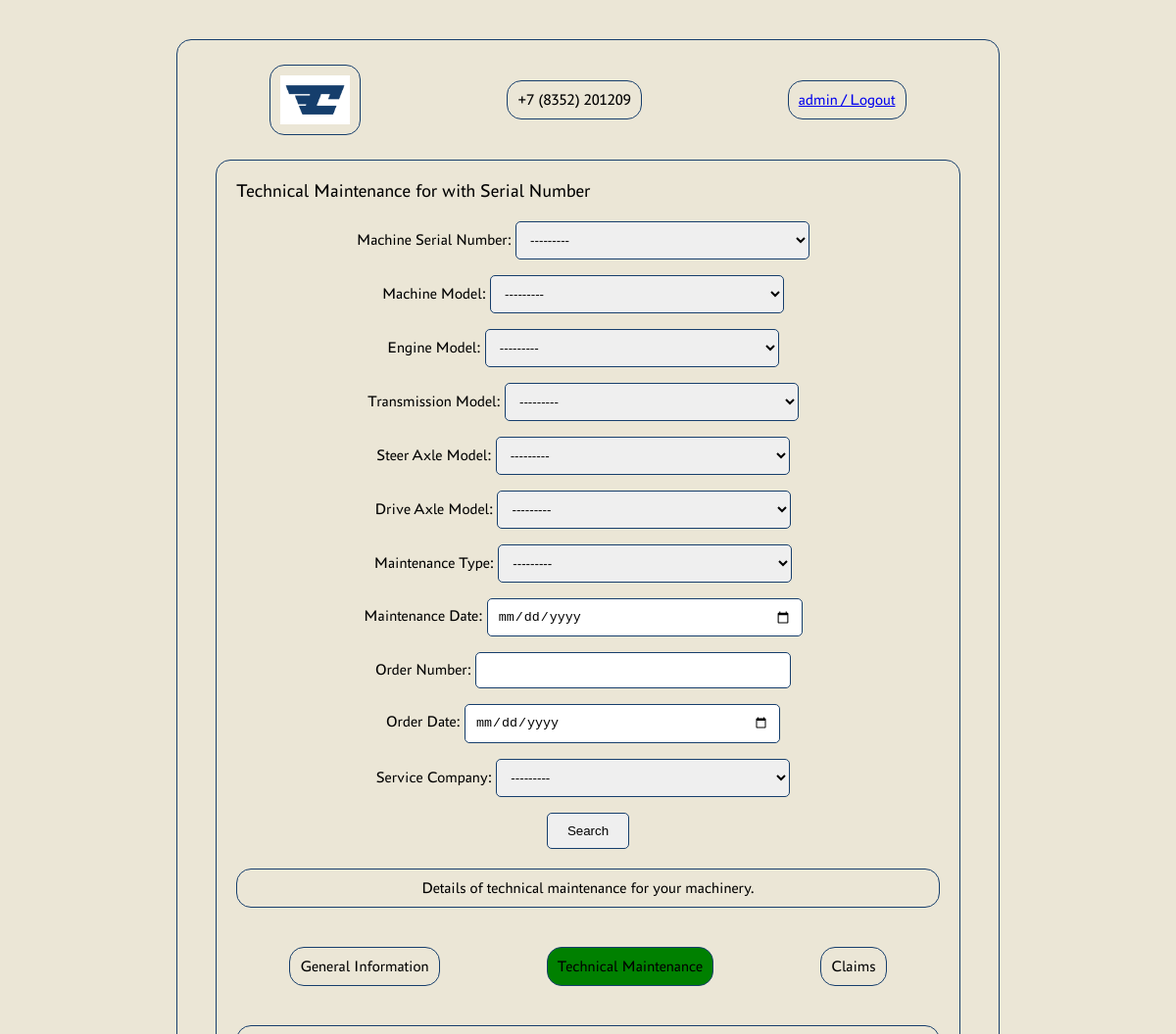
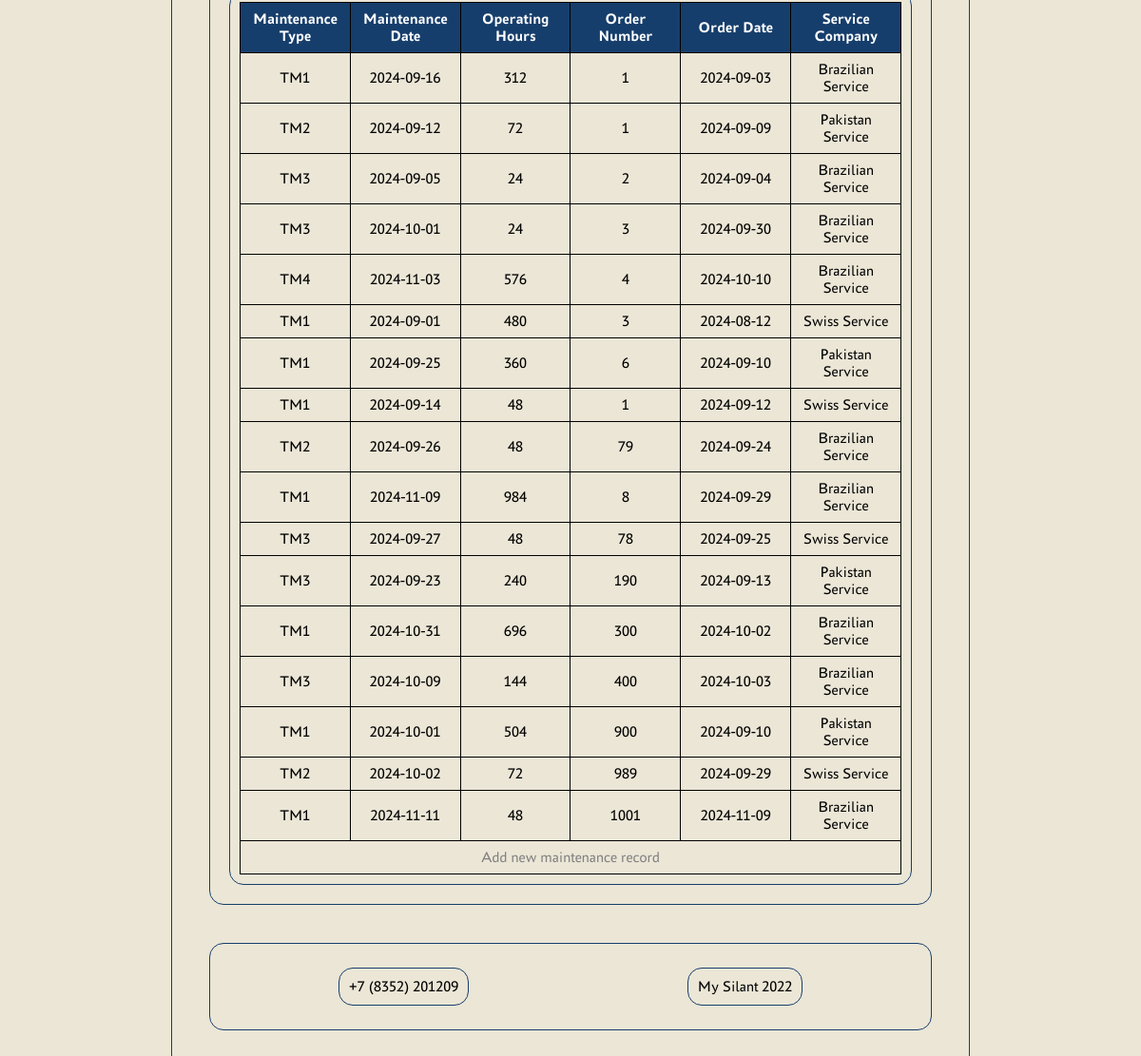
/technical_maintenance/ (signed in), run on an earlier commit of the app's database (2 pictures, top to bottom).
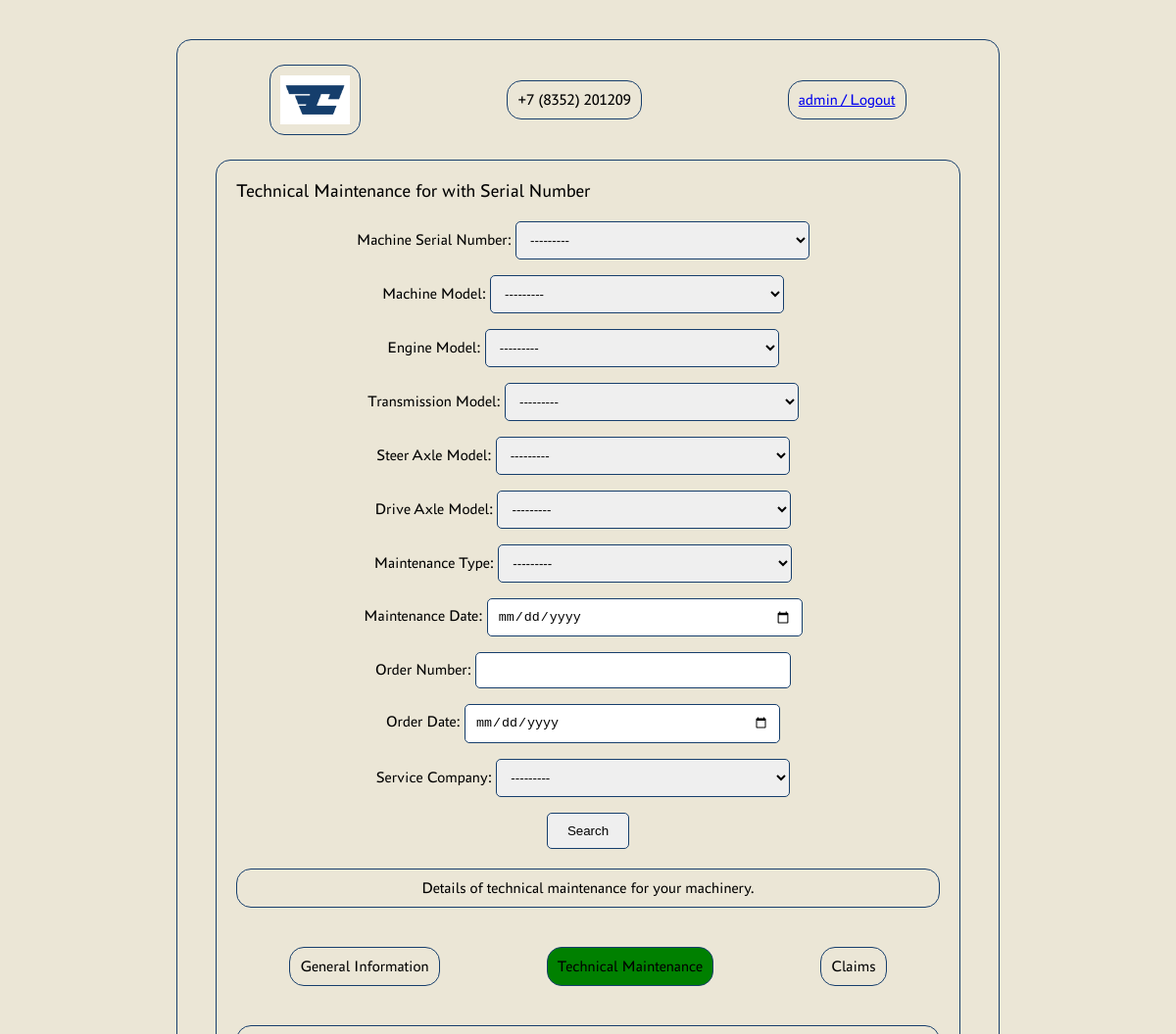
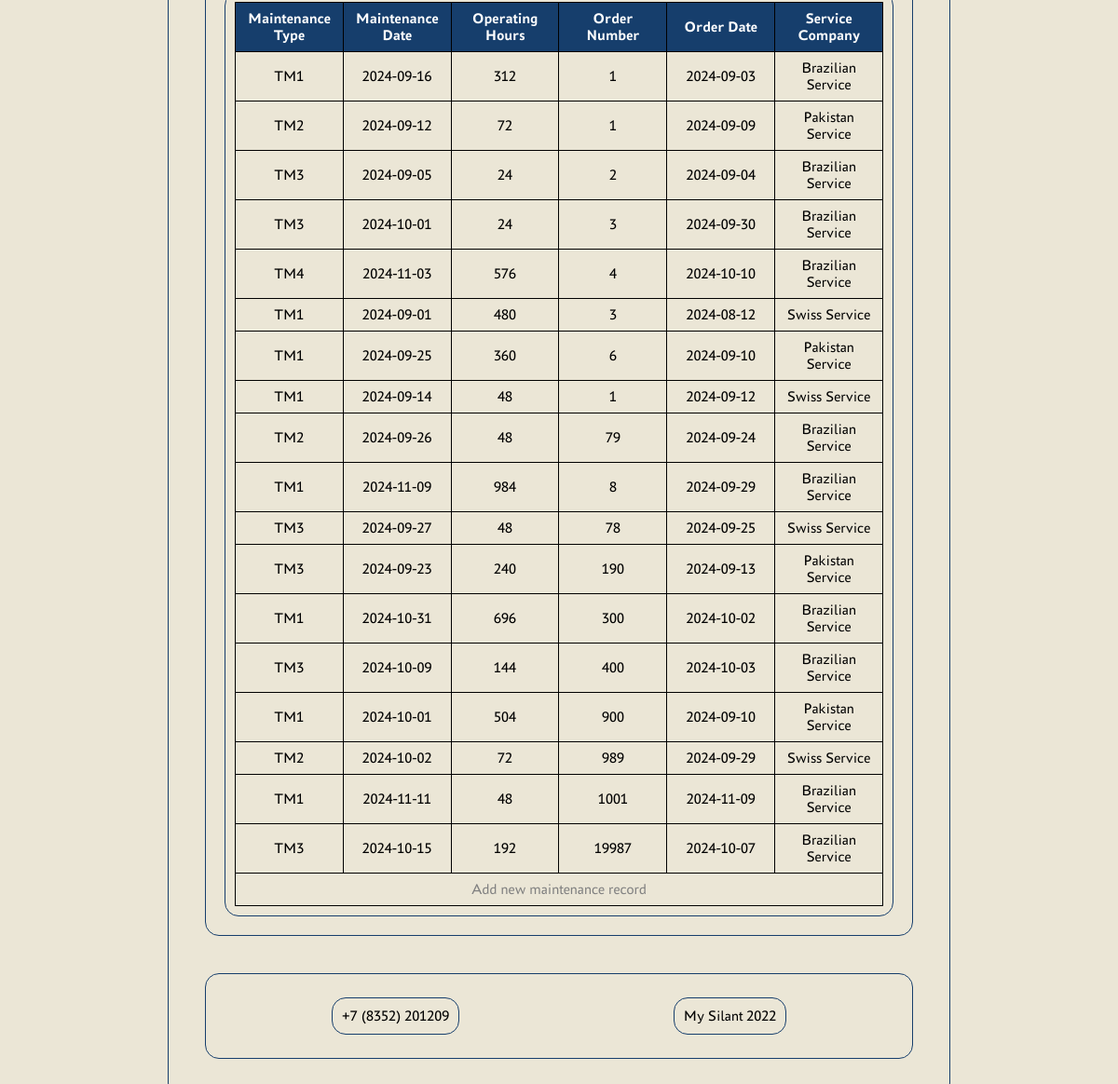
And on a later commit of the database (2 pictures, top to bottom).
### silant_app/models/models.py (models this page shows, shortened)
class CustomUser(AbstractUser):
    is_service_company = models.BooleanField(default=False)

class Machine(models.Model):
    serial_number = models.CharField(max_length=255, unique=True)
    model = models.ForeignKey(MachineModelReference, related_name='machine_models', on_delete=models.CASCADE)
    engine_model = models.ForeignKey(EngineModelReference, related_name='engine_models', on_delete=models.CASCADE)
    engine_serial_number = models.CharField(max_length=255)
    transmission_model = models.ForeignKey(TransmissionModelReference, related_name='transmission_models',
                                           on_delete=models.CASCADE)
    transmission_serial_number = models.CharField(max_length=255)
    drive_axle_model = models.ForeignKey(DriveAxleModelReference, related_name='drive_axle_models',
                                         on_delete=models.CASCADE)
    drive_axle_serial_number = models.CharField(max_length=255)
    steer_axle_model = models.ForeignKey(SteerAxleModelReference, related_name='steer_axle_models',
                                         on_delete=models.CASCADE)
    steer_axle_serial_number = models.CharField(max_length=255)
    supply_contract = models.CharField(max_length=255)
    shipment_date = models.DateField()
    consignee = models.CharField(max_length=255)
    delivery_address = models.CharField(max_length=255)
    configuration = models.TextField(max_length=255)
    client = models.ForeignKey(settings.AUTH_USER_MODEL, related_name='machines', on_delete=models.SET_NULL, null=True,
                               blank=True)
    service_company = models.ForeignKey(ServiceCompanyReference, related_name='service_companies',
                                        on_delete=models.CASCADE)
    def __str__(self):
        return self.serial_number

class TechnicalMaintenance(models.Model):
    machine = models.ForeignKey(Machine, on_delete=models.CASCADE)
    maintenance_type = models.ForeignKey(TechnicalMaintenanceTypeReference, related_name='maintenance_types',
                                         on_delete=models.CASCADE)
    maintenance_date = models.DateField()
    operating_hours = models.IntegerField()
    order_number = models.CharField(max_length=255)
    order_date = models.DateField()
    service_company = models.ForeignKey(ServiceCompanyReference, related_name='maintenance_service_companies',
                                        on_delete=models.CASCADE)

### silant_app/models/reference_models.py (models this page shows)
class TechnicalMaintenanceTypeReference(models.Model):
    name = models.CharField(max_length=255)
    specification = models.TextField()
    def __str__(self):
        return self.name

class ServiceCompanyReference(models.Model):
    name = models.CharField(max_length=255)
    specification = models.TextField()
    def __str__(self):
        return self.name

### silant_app/views/list_views.py (the view)
# urls.py: path('technical_maintenance/', TechnicalMaintenanceListView.as_view(), name='technical_maintenance'),
class TechnicalMaintenanceListView(LoginRequiredMixin, MaintenancePermissions, GroupFourPermission, ListView):
    model = TechnicalMaintenance
    template_name = 'technical_maintenance.html'
    context_object_name = 'maintenances_records'
    filterset_class = TechnicalMaintenanceFilter
    def get_queryset(self):
        user = self.request.user
        user_groups = user.groups.values_list('id', flat=True)
        if 4 in user_groups:
            machine_ids = Machine.objects.filter(client=user).values_list('id', flat=True)
            queryset = TechnicalMaintenance.objects.filter(machine__id__in=machine_ids)
        else:
            queryset = TechnicalMaintenance.objects.all()
        self.filterset = self.filterset_class(self.request.GET, queryset=queryset, user=user)
        return self.filterset.qs
    def get_context_data(self, **kwargs):
        context = super().get_context_data(**kwargs)
        serial_number = self.request.GET.get('serial_number')
        machine = Machine.objects.filter(serial_number=serial_number).first()
        context['filter'] = self.filterset
        context['user_name'] = self.request.user.username
        context['machine'] = machine
        context['can_edit_or_add'] = self.can_edit_or_add()
        return context
    def can_edit_or_add(self):
        user_groups = self.request.user.groups.values_list('id', flat=True)
        return any(group_id in [1, 3, 5] for group_id in user_groups)

### silant_app/models/reference_models.py (called while the page is built)
    def __str__(self):
        return self.name

    def __str__(self):
        return self.name

    def __str__(self):
        return self.name

    def __str__(self):
        return self.name

    def __str__(self):
        return self.name

### silant_app/views/views_permissions.py (called while the page is built)
    def test_func(self):
        user_groups = self.request.user.groups.values_list('id', flat=True)
        return any(group_id in [1, 3, 4, 5] for group_id in user_groups)

### templates/technical_maintenance.html (shortened to what this page needs)
{% extends 'landing_page.html' %}
{% load static %}
{% block header_1 %}
    {% block header_2 %}
        <div class="header-container">
            <div class="logo">
                <img id="logo" src="{% static 'logo/Logotype accent RGB 1.jpg' %}" alt="Logo"
                     data-logged-in-url="{% url 'landing_page_logged_in' %}"
                     data-logged-out-url="{% url 'landing_page' %}">
            </div>
            <div class="contact-info" id="phone-number">Loading...</div>
            <div class="login-button"><a href="{% url 'logout' %}">{{ user_name }} / Logout</a></div>
        </div>
    {% endblock %}
{% endblock %}
{% block content %}
    <div class="main-title">Technical Maintenance for {{ machine.model.name }} with Serial Number {{ machine.serial_number }} </div>
    <form method="GET" action="{% url 'technical_maintenance' %}">
        {{ filter.form.as_p }}
        <button type="submit">Search</button>
    </form>
    <div class="info-text">Details of technical maintenance for your machinery.</div>
    <div class="navigation-buttons">
        <div id="general-info" class="general-info">General Information</div>
        <div id="technical-maintenance" class="green-button">Technical Maintenance</div>
        <div id="claims" class="claims-buttons">Claims</div>
    </div>
    <div class="search-results-detailed">
        <table class="maintenance-table">
            <thead>
                <tr>
                    <th>Maintenance Type</th>
                    <th>Maintenance Date</th>
                    <th>Operating Hours</th>
                    <th>Order Number</th>
                    <th>Order Date</th>
                    <th>Service Company</th>
                </tr>
            </thead>
            <tbody>
                {% if maintenances_records %}
                    {% for record in maintenances_records %}
                        <tr {% if can_edit_or_add %} onclick="window.location.href='{% url 'edit_service_record' record.pk %}'" {% endif %}>
                            <td>{{ record.maintenance_type.name }}</td>
                            <td>{{ record.maintenance_date|date:"Y-m-d" }}</td>
                            <td>{{ record.operating_hours }}</td>
                            <td>{{ record.order_number }}</td>
                            <td>{{ record.order_date|date:"Y-m-d" }}</td>
                            <td>{{ record.service_company.name }}</td>
                        </tr>
                    {% endfor %}
                {% else %}
                    <tr>
                        <td colspan="6" style="text-align: center; color: gray;">No records found</td>
                    </tr>
                {% endif %}
                {% if can_edit_or_add %}
                    <tr onclick="window.location.href='{% url 'create_service_record' %}'">
                        <td colspan="6" style="text-align: center; color: gray;">Add new maintenance record</td>
                    </tr>
                {% endif %}
            </tbody>
        </table>
    </div>
{% endblock %}

### templates/landing_page.html (shortened to what this page needs)
<!DOCTYPE html>
<html lang="en">
<head>
    {% load static %}
    <link rel="stylesheet" href="{% static 'css/styles.css' %}">
</head>
<body>
{% block header_1 %}{% endblock %}
    <main>
        <div class="main-container">
            {% block content %}{% endblock %}
    </main>
{% block footer %}
    <footer>
        <div class="footer-container">
            <div class="contact-info" id="footer-phone-number">Loading...</div>
            <div class="footer-text" id="footer-app-name">Loading...</div>
        </div>
    </footer>
{% endblock %}
</body>
</html>

What changed in the data, as far as the page shows it:
added TechnicalMaintenance: maintenance_type.name "TM3", maintenance_date "2024-10-15", operating_hours "192", order_number "19987", order_date "2024-10-07", service_company.name "Brazilian Service"
